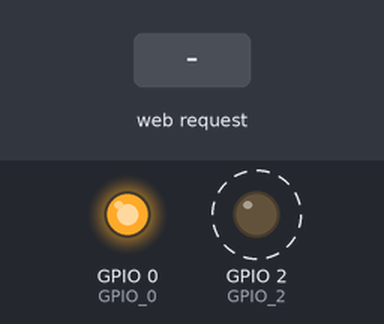
Bench run of a sketch on a simulated ESP8266 (NodeMCU). Shown: output pins drawn as LEDs (lit = HIGH). Dashed ring = blinking. The test bench sets the inputs (shaded band). What the sketch prints to the serial monitor is not drawn.

Above: at 2.2 s.
2.3 s: HTTP request GET /open received
At 2.7 s:
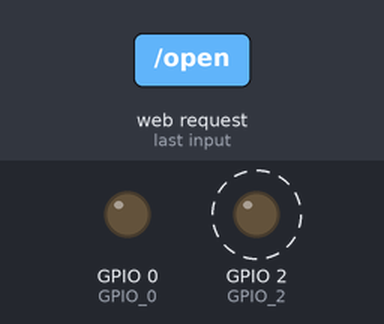
Timing chart, 0 to 10.3 s (numbered marks = the images above; inputs shaded):
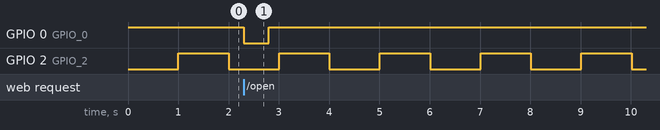

Measured:
- after the input at 2.3 s, GPIO 0 (GPIO_0): HIGH → LOW at once, → HIGH 0.50 s later
- by itself, GPIO 2 (GPIO_2): alternates HIGH for 1.0 s and LOW for 1.0 s

The sketch:

ESP-01_WiFiAccessPoint.ino
```cpp
/********************
 *  This sketch demonstrates how to set up:
 *    - a WiFi access point
 *    - provide a web server on it.
 *
 *  The server will set a GPIO pin depending on the request
 *    http://server_ip/Temp will measure temperature,
 *  server_ip is the IP address of the ESP8266 module, will be
 *  printed to Serial when the module is connected.
 *
 *  Connect to wifi hub and provide a web server on it.
 *  Author : O. Patrouix / ESTIA
 *
 *  boards:
 *    - ESP01
 *    - Temperature motherboard DS18B20
 *  Sensor on GPIO_2
 *  Blink Led on GPIO_0
******************/

#include <ESP8266WiFi.h>
#include <WiFiClient.h>
#include <ESP8266WebServer.h>

/* Set these to your desired credentials. */
const char *ssid = "!!AA!!";
const char *password = "12345678";
IPAddress local_IP(192,168,4,99);
IPAddress gateway(192,168,4,99);
IPAddress subnet(255,255,255,0);
IPAddress myIP;

// constants won't change. Used here to
// set pin numbers:
const int GPIO_0 =  0;      // the number of the LED pin
const int GPIO_2 =  2;      // the number of the LED pin

ESP8266WebServer server(80);

// Variables will change:
int StateGPIO_0 = HIGH;           // ledState used to set the LED
int StateGPIO_2 = LOW;            // ledState used to set the LED
long previousMillis_2 = 0;        // will store last time LED was updated

// the folHIGH variables is a long because the time, measured in miliseconds,
// will quickly become a bigger number than can be stored in an int.
long intervalMillis = 1000;           // interval at which to blink (milliseconds)

/* Just a little web site in a web browser
   connected to this access point to see it.
*/
// Setup HTML page
String getPage(){
  // Confert IP to String
  String myIP_S = String(myIP[0]) + "." + String(myIP[1]) + "." + String(myIP[2]) + "." + String(myIP[3]);
  // HTML Page
  String page = "<html lang=fr-FR><head><meta http-equiv='Content-Type'/>";
  page += "<title>Relay IoT</title>";
  page += "<style> body { background-color: #fffff; font-family: Arial, Helvetica, Sans-Serif; Color: #000088; }";
  page+= ".btn { border: none; ";
  page += "background-color: green; ";
  page += "padding: 50px 150px; ";
  page += "font-size: 40px; ";
  page += "cursor: pointer; ";
  page += "display: inline-block; } ";
  page += ".success { color: white; } ";
  page += "</style>";
  page += "</head><body>";
  page += "<p style='text-align: center'>&nbsp;</p> ";
  page += "<p style='text-align: center'><font size=\"+6\">";
  page += myIP_S;
  page += "</font></p>";
  page += "<p style='text-align: center'>&nbsp;</p>";
  page += "<p style='text-align: center'>&nbsp;</p>";
  page += "<p style='text-align: center'>&nbsp;</p>";
  page += "<p style='text-align: center'><a class='btn success' href='http://" + myIP_S + "/open' role='button'>Refresh</a></p>";
  page += "</body></html>";
  return page;
}

// To Do on http://192.168.4.XX/
// Set GPIO_0 to HIGH <=> relay opened
void handleRoot() {
  //server.send(200, "text/html", "<h1>You are connected</h1>");
  server.send(200, "text/html", getPage());
  digitalWrite(GPIO_0, HIGH);
}
// To Do on http://192.168.4.XX/open
// Set GPIO_0 to LOW for 500ms <=> relay closed
void handleOpen() {
  //server.send(200, "text/html", "<h1>Gate Opening</h1>");
  server.send(200, "text/html", getPage());
  // set the LED with the ledState of the variable:
  StateGPIO_0 = LOW;
  digitalWrite(GPIO_0, StateGPIO_0);
  delay(500);
  StateGPIO_0 = HIGH;
  digitalWrite(GPIO_0, StateGPIO_0);
}

// To Do on http://192.168.4.XX/close
// Set GPIO_0 to LOW for 500ms <=> relay closed
void handleClose() {
  //server.send(200, "text/html", "<h1>Gate Closing</h1>");
  server.send(200, "text/html", getPage());
  // set the LED with the ledState of the variable:
  StateGPIO_0 = LOW;
  digitalWrite(GPIO_0, StateGPIO_0);
  delay(500);
  StateGPIO_0 = HIGH;
  digitalWrite(GPIO_0, StateGPIO_0);
}

void setup() {
  // initialize digital esp8266 gpio 0 as an output.
  pinMode(GPIO_0, OUTPUT);
  digitalWrite(GPIO_0, HIGH);
  // initialize digital esp8266 gpio 2 as an output.
  pinMode(GPIO_2, OUTPUT);
  digitalWrite(GPIO_2, LOW);

  delay(1000);
  Serial.begin(115200);
  Serial.println();
  Serial.println("Configuring access point...");
  // Setup the WIFI access point
  WiFi.mode(WIFI_AP);
  // Change the IP address
  WiFi.softAPConfig(local_IP, gateway, subnet);
  /* You can remove the password parameter if you want the AP to be open. */
  WiFi.softAP(ssid, password);
  // Get IP to see if IP is not default 192.168.4.1
  myIP = WiFi.softAPIP();
  Serial.print("AP IP address: ");
  Serial.println(myIP);
  server.on("/", handleRoot);
  server.on("/open", handleOpen);
  server.on("/close", handleClose);

  server.begin();
  Serial.println("HTTP server started");
}

// Blink Led on GPIO_X
// 50% duty cycle intervalMillis is 1/2 period
// Parameters : Pin | pointer to StateGPIO | pointer to PreviousMillis
void BlinkLed(int GPIO, int *StateGPIO, long *previousMillis, long intervalMillis){
  // check to see if it's time to blink the LED; that is, if the
  // difference between the current time and last time you blinked
  // the LED is bigger than the interval at which you want to
  // blink the LED.
  unsigned long currentMillis = millis();

  if(currentMillis - *previousMillis > intervalMillis) {
    // save the last time you blinked the LED
    *previousMillis = currentMillis;

    // if the LED is off turn it on and vice-versa:
    if (*StateGPIO == HIGH)
    {
      *StateGPIO = LOW;
    }
    else
    {
      *StateGPIO = HIGH;
    }
    // set the LED with the ledState of the variable:
    digitalWrite(GPIO, *StateGPIO);
  }
}

void loop() {
  // Blink Led still alive
  BlinkLed(GPIO_2, &StateGPIO_2, &previousMillis_2, intervalMillis);
  // Handle server
  server.handleClient();
}
```
